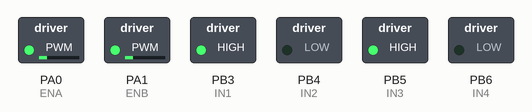
Recording of a program running on a simulated STM32 Blue Pill. Parts: switched loads named in the program (green lamp = pin HIGH).

Above: at 0.1 s.
Timing chart, 0 to 1.6 s (numbered marks = the images above):
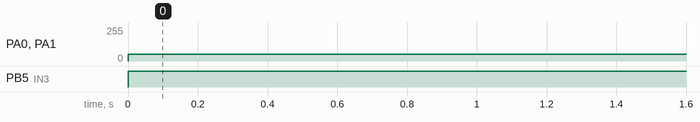

The program:

main.cpp
```cpp
#include <Arduino.h>

// Pin definitions for STM32 Bluepill (PB3-PB7)
// Motor A: IN1 = PB3, IN2 = PB4, ENA = PB5
// Motor B: IN3 = PB6, IN4 = PB7, ENB = PB5 (if using same enable, else PB5 for A, PB8 for B)
#define IN1 PB3
#define IN2 PB4
#define ENA PA0
#define IN3 PB5
#define IN4 PB6
#define ENB PA1 // If you have ENB on PB8, else set to ENA if both motors share enable

// Motor control functions with speed
void motorA_forward(uint8_t speed) {
  digitalWrite(IN1, HIGH);
  digitalWrite(IN2, LOW);
  analogWrite(ENA, speed);
}

void motorA_backward(uint8_t speed) {
  digitalWrite(IN1, LOW);
  digitalWrite(IN2, HIGH);
  analogWrite(ENA, speed);
}

void motorA_stop() {
  digitalWrite(IN1, LOW);
  digitalWrite(IN2, LOW);
  analogWrite(ENA, 0);
}

void motorB_forward(uint8_t speed) {
  digitalWrite(IN3, HIGH);
  digitalWrite(IN4, LOW);
  analogWrite(ENB, speed);
}

void motorB_backward(uint8_t speed) {
  digitalWrite(IN3, LOW);
  digitalWrite(IN4, HIGH);
  analogWrite(ENB, speed);
}

void motorB_stop() {
  digitalWrite(IN3, LOW);
  digitalWrite(IN4, LOW);
  analogWrite(ENB, 0);
}

// Example: drive both motors forward at a given speed
void motors_forward(uint8_t speedA, uint8_t speedB) {
  motorA_forward(speedA);
  motorB_forward(speedB);
}


void motors_backward(uint8_t speedA, uint8_t speedB) {
  motorA_backward(speedA);
  motorB_backward(speedB);
}

void motors_left(uint8_t speedA, uint8_t speedB) {
  motorA_backward(speedA);
  motorB_forward(speedB);
}

void motors_right(uint8_t speedA, uint8_t speedB) {
  motorA_forward(speedA);
  motorB_backward(speedB);
}

void motors_stop() {
  motorA_stop();
  motorB_stop();
}

// You may need to adjust ENB if both motors share the same enable pin (L298N variant)
// If only one enable pin is available, set ENB to ENA

void setup() {
  // Initialize motor control pins
  pinMode(IN1, OUTPUT);
  pinMode(IN2, OUTPUT);
  pinMode(ENA, OUTPUT);
  pinMode(IN3, OUTPUT);
  pinMode(IN4, OUTPUT);
  pinMode(ENB, OUTPUT);

  // Stop motors at startup
  motors_stop();
}

void loop() {
  // Example: Move forward at half speed for 2 seconds
  motors_forward(50, 50);
  delay(2000);

  /*
  // Move backward at full speed for 2 seconds
  motors_backward(50, 50);
  delay(2000);

  // Turn left for 1 second (left motor backward, right motor forward)
  motors_left(50, 50);
  delay(1000);

  // Turn right for 1 second (left motor forward, right motor backward)
  motors_right(50, 50);
  delay(1000);

  // Stop for 2 seconds
  motors_stop();
  delay(2000);
  */
}

// put function definitions here:
int myFunction(int x, int y) {
  return x + y;
}
```

Measured:
- by itself, PA0 (ENA), PA1 (ENB): 0/255 → 50/255 at 0.00 s
- by itself, PB5 (IN3): LOW → HIGH at 0.00 s
